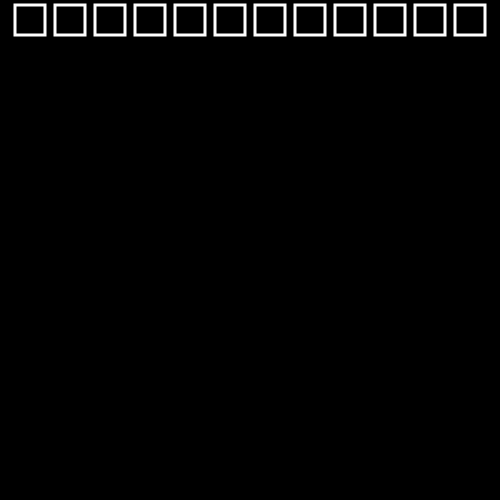
Frame 1 (no input)
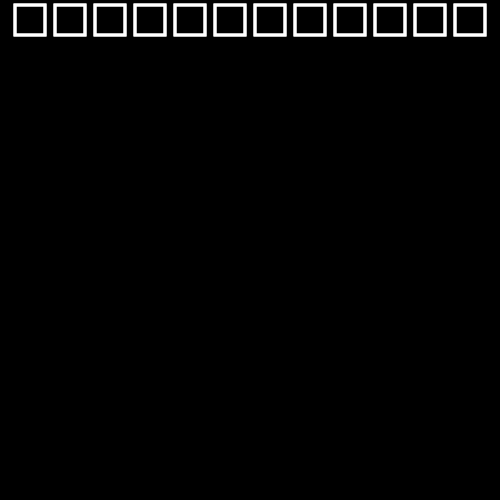
Frame 2 (the mouse pressed at the canvas centre, redrawn once)

The p5.js sketch that drew these frames (run headless with seeded random() and noise() and a simulated clock; the mouse was pressed at the canvas centre and the sketch redrawn once):

// p5.js sketch
// ── sketch.js
function  setup() {
	createCanvas(500, 500);
	background(0);
	rectMode(CENTER);
	noLoop();
}

function draw() {
	noFill();
	stroke(255);
	strokeWeight(3);
	for (var i = 30; i < 500; i += 40) {
		rect(i, 20, 30, 30);
	}
}
